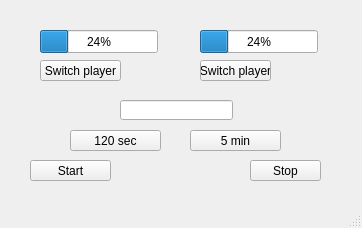
<?xml version="1.0" encoding="UTF-8"?>
<ui version="4.0">
 <class>MainWindow</class>
 <widget class="QMainWindow" name="MainWindow">
  <property name="geometry">
   <rect>
    <x>0</x>
    <y>0</y>
    <width>362</width>
    <height>228</height>
   </rect>
  </property>
  <property name="maximumSize">
   <size>
    <width>800</width>
    <height>600</height>
   </size>
  </property>
  <property name="windowTitle">
   <string>MainWindow</string>
  </property>
  <widget class="QWidget" name="centralwidget">
   <widget class="QPushButton" name="aika1">
    <property name="geometry">
     <rect>
      <x>70</x>
      <y>130</y>
      <width>91</width>
      <height>21</height>
     </rect>
    </property>
    <property name="text">
     <string>120 sec</string>
    </property>
   </widget>
   <widget class="QLineEdit" name="status">
    <property name="geometry">
     <rect>
      <x>120</x>
      <y>100</y>
      <width>113</width>
      <height>20</height>
     </rect>
    </property>
   </widget>
   <widget class="QPushButton" name="aika2">
    <property name="geometry">
     <rect>
      <x>190</x>
      <y>130</y>
      <width>91</width>
      <height>21</height>
     </rect>
    </property>
    <property name="text">
     <string>5 min</string>
    </property>
   </widget>
   <widget class="QPushButton" name="start">
    <property name="geometry">
     <rect>
      <x>30</x>
      <y>160</y>
      <width>81</width>
      <height>21</height>
     </rect>
    </property>
    <property name="text">
     <string>Start</string>
    </property>
   </widget>
   <widget class="QProgressBar" name="progress1">
    <property name="geometry">
     <rect>
      <x>40</x>
      <y>30</y>
      <width>118</width>
      <height>23</height>
     </rect>
    </property>
    <property name="value">
     <number>24</number>
    </property>
   </widget>
   <widget class="QProgressBar" name="progress2">
    <property name="geometry">
     <rect>
      <x>200</x>
      <y>30</y>
      <width>118</width>
      <height>23</height>
     </rect>
    </property>
    <property name="value">
     <number>24</number>
    </property>
   </widget>
   <widget class="QPushButton" name="switch1">
    <property name="geometry">
     <rect>
      <x>40</x>
      <y>60</y>
      <width>81</width>
      <height>21</height>
     </rect>
    </property>
    <property name="text">
     <string>Switch player</string>
    </property>
   </widget>
   <widget class="QPushButton" name="switch2">
    <property name="geometry">
     <rect>
      <x>200</x>
      <y>60</y>
      <width>71</width>
      <height>21</height>
     </rect>
    </property>
    <property name="text">
     <string>Switch player</string>
    </property>
   </widget>
   <widget class="QPushButton" name="stop">
    <property name="geometry">
     <rect>
      <x>250</x>
      <y>160</y>
      <width>71</width>
      <height>21</height>
     </rect>
    </property>
    <property name="text">
     <string>Stop</string>
    </property>
   </widget>
  </widget>
  <widget class="QMenuBar" name="menubar">
   <property name="geometry">
    <rect>
     <x>0</x>
     <y>0</y>
     <width>362</width>
     <height>18</height>
    </rect>
   </property>
  </widget>
  <widget class="QStatusBar" name="statusbar"/>
 </widget>
 <resources/>
 <connections/>
</ui>
